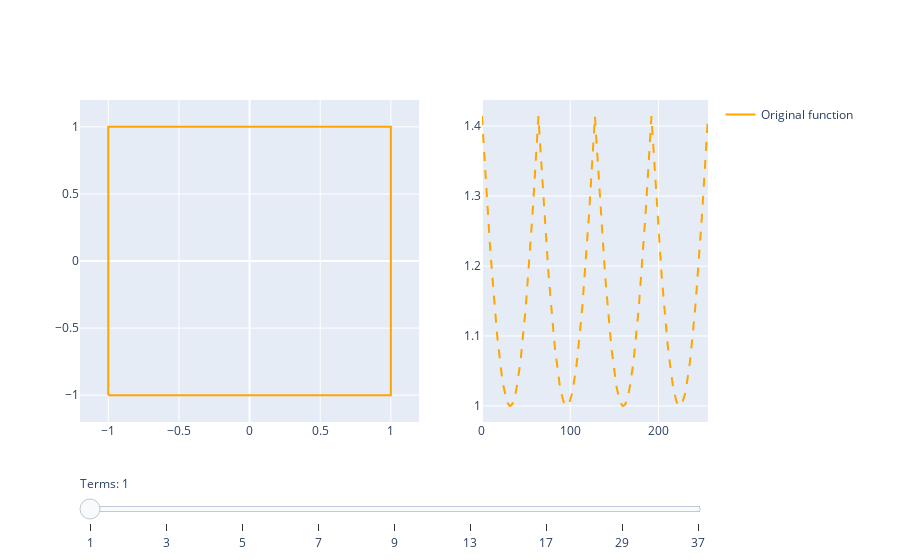

Notebook cell for this chart:
### Code cell
from viz import get_one_param_polar_fig

fig = get_one_param_polar_fig(theta, r, x, y)
fig.show()

### Figure 1 — Plotly figure (JSON) as saved in the notebook; plotly's stock layout.template omitted (floating-point values rounded to 4 significant figures; data arrays with more than 128 entries replaced by an {"elided": "..."} marker saying what was removed)
{"data": [{"line": {"color": "#FFA500", "width": 2}, "name": "Original function          ", "type": "scatter", "visible": true, "x": {"elided": "257 float values"}, "xaxis": "x", "y": {"elided": "257 float values"}, "yaxis": "y"}, {"line": {"color": "#FFA500", "dash": "dash", "width": 2}, "mode": "lines", "showlegend": false, "type": "scatter", "visible": true, "x": {"elided": "257 int values"}, "xaxis": "x2", "y": {"elided": "257 float values"}, "yaxis": "y2"}, {"line": {"color": "#00CED1", "width": 2}, "mode": "lines", "name": "Fourier approximation", "type": "scatter", "visible": false, "x": {"elided": "257 float values"}, "xaxis": "x", "y": {"elided": "257 float values"}, "yaxis": "y"}, {"line": {"color": "#00CED1", "width": 2}, "mode": "lines+markers", "showlegend": false, "type": "scatter", "visible": false, "x": {"elided": "257 int values"}, "xaxis": "x2", "y": {"elided": "257 float values"}, "yaxis": "y2"}, {"line": {"color": "#00CED1", "width": 2}, "mode": "lines", "name": "Fourier approximation", "type": "scatter", "visible": false, "x": {"elided": "257 float values"}, "xaxis": "x", "y": {"elided": "257 float values"}, "yaxis": "y"}, {"line": {"color": "#00CED1", "width": 2}, "mode": "lines+markers", "showlegend": false, "type": "scatter", "visible": false, "x": {"elided": "257 int values"}, "xaxis": "x2", "y": {"elided": "257 float values"}, "yaxis": "y2"}, {"line": {"color": "#00CED1", "width": 2}, "mode": "lines", "name": "Fourier approximation", "type": "scatter", "visible": false, "x": {"elided": "257 float values"}, "xaxis": "x", "y": {"elided": "257 float values"}, "yaxis": "y"}, {"line": {"color": "#00CED1", "width": 2}, "mode": "lines+markers", "showlegend": false, "type": "scatter", "visible": false, "x": {"elided": "257 int values"}, "xaxis": "x2", "y": {"elided": "257 float values"}, "yaxis": "y2"}, {"line": {"color": "#00CED1", "width": 2}, "mode": "lines", "name": "Fourier approximation", "type": "scatter", "visible": false, "x": {"elided": "257 float values"}, "xaxis": "x", "y": {"elided": "257 float values"}, "yaxis": "y"}, {"line": {"color": "#00CED1", "width": 2}, "mode": "lines+markers", "showlegend": false, "type": "scatter", "visible": false, "x": {"elided": "257 int values"}, "xaxis": "x2", "y": {"elided": "257 float values"}, "yaxis": "y2"}, {"line": {"color": "#00CED1", "width": 2}, "mode": "lines", "name": "Fourier approximation", "type": "scatter", "visible": false, "x": {"elided": "257 float values"}, "xaxis": "x", "y": {"elided": "257 float values"}, "yaxis": "y"}, {"line": {"color": "#00CED1", "width": 2}, "mode": "lines+markers", "showlegend": false, "type": "scatter", "visible": false, "x": {"elided": "257 int values"}, "xaxis": "x2", "y": {"elided": "257 float values"}, "yaxis": "y2"}, {"line": {"color": "#00CED1", "width": 2}, "mode": "lines", "name": "Fourier approximation", "type": "scatter", "visible": false, "x": {"elided": "257 float values"}, "xaxis": "x", "y": {"elided": "257 float values"}, "yaxis": "y"}, {"line": {"color": "#00CED1", "width": 2}, "mode": "lines+markers", "showlegend": false, "type": "scatter", "visible": false, "x": {"elided": "257 int values"}, "xaxis": "x2", "y": {"elided": "257 float values"}, "yaxis": "y2"}, {"line": {"color": "#00CED1", "width": 2}, "mode": "lines", "name": "Fourier approximation", "type": "scatter", "visible": false, "x": {"elided": "257 float values"}, "xaxis": "x", "y": {"elided": "257 float values"}, "yaxis": "y"}, {"line": {"color": "#00CED1", "width": 2}, "mode": "lines+markers", "showlegend": false, "type": "scatter", "visible": false, "x": {"elided": "257 int values"}, "xaxis": "x2", "y": {"elided": "257 float values"}, "yaxis": "y2"}, {"line": {"color": "#00CED1", "width": 2}, "mode": "lines", "name": "Fourier approximation", "type": "scatter", "visible": false, "x": {"elided": "257 float values"}, "xaxis": "x", "y": {"elided": "257 float values"}, "yaxis": "y"}, {"line": {"color": "#00CED1", "width": 2}, "mode": "lines+markers", "showlegend": false, "type": "scatter", "visible": false, "x": {"elided": "257 int values"}, "xaxis": "x2", "y": {"elided": "257 float values"}, "yaxis": "y2"}, {"line": {"color": "#00CED1", "width": 2}, "mode": "lines", "name": "Fourier approximation", "type": "scatter", "visible": false, "x": {"elided": "257 float values"}, "xaxis": "x", "y": {"elided": "257 float values"}, "yaxis": "y"}, {"line": {"color": "#00CED1", "width": 2}, "mode": "lines+markers", "showlegend": false, "type": "scatter", "visible": false, "x": {"elided": "257 int values"}, "xaxis": "x2", "y": {"elided": "257 float values"}, "yaxis": "y2"}], "layout": {"sliders": [{"active": 0, "currentvalue": {"prefix": "Terms: "}, "pad": {"t": 50}, "steps": [{"args": [{"visible": [true, true, false, false, false, false, false, false, false, false, false, false, false, false, false, false, false, false, false, false]}], "label": "1", "method": "update"}, {"args": [{"visible": [true, true, true, true, false, false, false, false, false, false, false, false, false, false, false, false, false, false, false, false]}], "label": "3", "method": "update"}, {"args": [{"visible": [true, true, false, false, true, true, false, false, false, false, false, false, false, false, false, false, false, false, false, false]}], "label": "5", "method": "update"}, {"args": [{"visible": [true, true, false, false, false, false, true, true, false, false, false, false, false, false, false, false, false, false, false, false]}], "label": "7", "method": "update"}, {"args": [{"visible": [true, true, false, false, false, false, false, false, true, true, false, false, false, false, false, false, false, false, false, false]}], "label": "9", "method": "update"}, {"args": [{"visible": [true, true, false, false, false, false, false, false, false, false, true, true, false, false, false, false, false, false, false, false]}], "label": "13", "method": "update"}, {"args": [{"visible": [true, true, false, false, false, false, false, false, false, false, false, false, true, true, false, false, false, false, false, false]}], "label": "17", "method": "update"}, {"args": [{"visible": [true, true, false, false, false, false, false, false, false, false, false, false, false, false, true, true, false, false, false, false]}], "label": "29", "method": "update"}, {"args": [{"visible": [true, true, false, false, false, false, false, false, false, false, false, false, false, false, false, false, true, true, false, false]}], "label": "37", "method": "update"}]}], "xaxis": {"anchor": "y", "domain": [0, 0.54], "range": [-1.2, 1.2]}, "xaxis2": {"anchor": "y2", "domain": [0.64, 1]}, "yaxis": {"anchor": "x", "domain": [0, 1], "range": [-1.2, 1.2]}, "yaxis2": {"anchor": "x2", "domain": [0, 1]}}}
